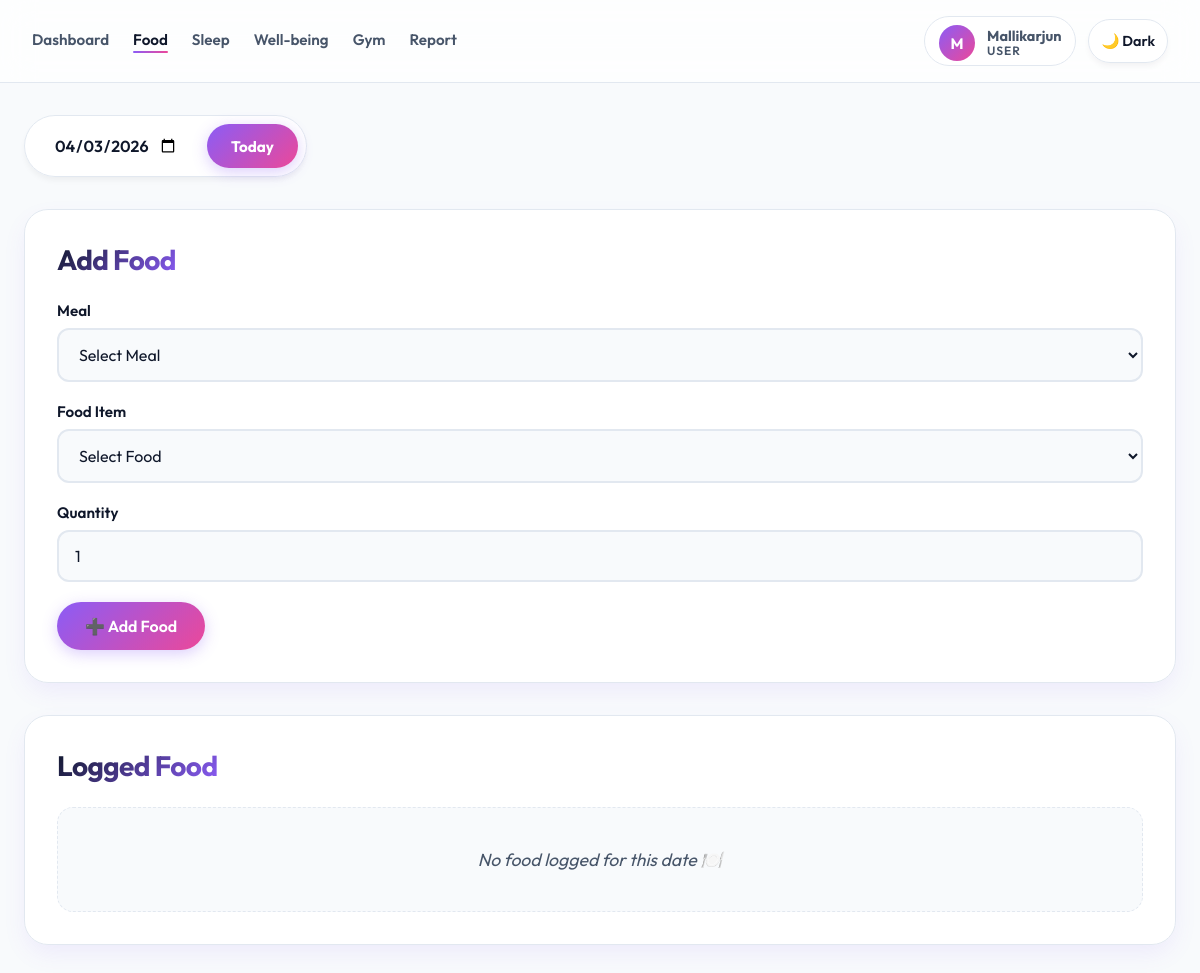
Page /food (signed in) on the committed database.
### tables this page shows
CREATE TABLE "users" (
            id INTEGER PRIMARY KEY AUTOINCREMENT,
            email TEXT UNIQUE NOT NULL,
            password_hash TEXT NOT NULL,
            name TEXT,
            age INTEGER,
            height REAL,
            weight REAL,
            role TEXT NOT NULL DEFAULT 'user',
            is_active INTEGER NOT NULL DEFAULT 1,
            created_at TEXT NOT NULL DEFAULT CURRENT_TIMESTAMP
        );

### app.py (the view, shortened to what this page needs)
@app.route("/food", methods=["GET", "POST"])
@login_required
def food():
    db = get_db()
    selected_date = normalize_selected_date(request.args.get("date", request.form.get("date")))
    food_logs = db.execute(
        "SELECT * FROM food_log WHERE user_id = ? AND date = ? ORDER BY id DESC",
        (current_user.id, selected_date),
    ).fetchall()
    db.close()
    return render_page(
        "food.html",
        active_page="food",
        food_logs=food_logs,
        food_data=FOOD_DATA,
        selected_date=selected_date,
        max_date=date.today().isoformat(),
    )

### app.py (called while the page is built, shortened)
def get_sqlite_path():
    if DATABASE_URL.startswith("sqlite:///"):
        return DATABASE_URL.removeprefix("sqlite:///")
    if DATABASE_URL.startswith("sqlite://"):
        return DATABASE_URL.removeprefix("sqlite://")
    return str(DEFAULT_SQLITE_PATH)

def get_db():
    db = sqlite3.connect(get_sqlite_path())
    db.row_factory = sqlite3.Row
    db.execute("PRAGMA foreign_keys = ON")
    return DBConnection(db, "sqlite")

def get_user_by_id(user_id):
    db = get_db()
    row = db.execute("SELECT * FROM users WHERE id = ?", (user_id,)).fetchone()
    db.close()
    return User(row) if row else None

def render_page(template_name, **context):
    return render_template(template_name, **context)

@login_manager.user_loader
def load_user(user_id):
    return get_user_by_id(int(user_id))

def normalize_selected_date(raw_date):
    today_iso = date.today().isoformat()
    if not raw_date:
        return today_iso
    try:
        parsed = datetime.strptime(raw_date, "%Y-%m-%d").date()
    except ValueError:
        return today_iso
    return min(parsed, date.today()).isoformat()

    @property
    def is_active(self):
        return self.active

    def _rewrite_query(self, query):
        if self.engine == "postgres":
            return query.replace("?", "%s")
        return query

    def execute(self, query, params=()):
        return self._conn.execute(self._rewrite_query(query), params)

    def close(self):
        self._conn.close()

### templates/food.html (shortened to what this page needs)
<!DOCTYPE html>
<html lang="en">
<head>
    <link rel="stylesheet" href="{{ url_for('static', filename='style.css') }}">
    <link rel="stylesheet" href="https://cdnjs.cloudflare.com/ajax/libs/font-awesome/6.5.0/css/all.min.css">
</head>
<body>
{% include "_navbar.html" %}
<div class="page-container">
    <div class="date-control">
        <form method="get">
            <input
                type="date"
                name="date"
                value="{{ selected_date }}"
                max="{{ max_date }}"
                onchange="this.form.submit()"
                class="date-input"
            >
        </form>
        <a href="/food" class="today-btn">Today</a>
    </div>
    <div class="card">
        <h2>Add Food</h2>
        <form method="post" class="food-form">
            <div class="form-row">
                <label>Meal</label>
                <select name="meal" id="mealSelect" required>
                    <option value="">Select Meal</option>
                </select>
            </div>
            <div class="form-row">
                <label>Food Item</label>
                <select name="food" id="foodSelect" required>
                    <option value="">Select Food</option>
                </select>
            </div>
            <div class="form-row">
                <label>Quantity</label>
                <input
                    type="number"
                    name="qty"
                    value="1"
                    step="0.5"
                    min="0.5"
                    required
                >
            </div>
            <button type="submit" class="primary-btn">➕ Add Food</button>
        </form>
    </div>
    <div class="card">
        <h2>Logged Food</h2>
        {% if food_logs %}
        <div class="table-wrapper">
        <table>
            <tr>
                <th>Meal</th>
                <th>Food</th>
                <th>Qty</th>
                <th>Calories</th>
                <th>Protein</th>
                <th>Fat</th>
                <th>Sugar</th>
                <th>Action</th>
            </tr>
            {% for f in food_logs %}
            <tr class="meal-{{ f.meal }}">
                <td>{{ f.meal }}</td>
                <td>{{ f.food }}</td>
                <td>{{ f.qty | round(2) }}</td>
                <td>{{ f.calories | round(2) }}</td>
                <td>{{ f.protein | round(2) }}</td>
                <td>{{ f.fat | round(2) }}</td>
                <td>{{ f.sugar | round(2) }}</td>
                <td class="action-cell">
                    <a href="/food/edit/{{ f.id }}"
                       class="action-btn edit-btn"
                       title="Edit">✏️</a>
                    <form method="post"
                          action="{{ url_for('delete_food', item_id=f.id) }}"
                          class="inline-form"
                          onsubmit="return confirm('Delete this item?')">
                        <input type="hidden" name="date" value="{{ selected_date }}">
                        <button type="submit" class="action-btn delete-btn" title="Delete">🗑</button>
                    </form>
                </td>
            </tr>
            {% endfor %}
        </table>
        </div>
        {% else %}
            <p class="empty-state">No food logged for this date 🍽️</p>
        {% endif %}
    </div>
</div>
</body>
</html>

### templates/_navbar.html (shortened to what this page needs)
<nav class="navbar">
    <div class="nav-left" id="navMenu">
        <a href="{{ url_for('index') }}" class="{{ 'active' if active_page == 'dashboard' else '' }}">Dashboard</a>
        <a href="{{ url_for('food') }}" class="{{ 'active' if active_page == 'food' else '' }}">Food</a>
        <a href="{{ url_for('sleep') }}" class="{{ 'active' if active_page == 'sleep' else '' }}">Sleep</a>
        <a href="{{ url_for('wellbeing') }}" class="{{ 'active' if active_page == 'wellbeing' else '' }}">Well-being</a>
        <a href="{{ url_for('gym') }}" class="{{ 'active' if active_page == 'gym' else '' }}">Gym</a>
        <a href="{{ url_for('report') }}" class="{{ 'active' if active_page == 'report' else '' }}">Report</a>
    </div>
    <div class="nav-right">
        {% if current_user.is_authenticated %}
        <a href="{{ url_for('profile') }}" class="nav-user nav-user-desktop nav-user-link">
            <div class="nav-avatar nav-avatar-fallback">{{ current_user.name[:1] | upper }}</div>
            <div class="nav-user-meta">
                <strong>{{ current_user.name }}</strong>
                <span>{{ current_user.role|title }}</span>
            </div>
        </a>
        {% else %}
        <div class="nav-auth-desktop">
            <a href="{{ url_for('login') }}" class="secondary-btn nav-auth-link">Sign In</a>
            <a href="{{ url_for('register') }}" class="primary-btn nav-auth-link">Create Account</a>
        </div>
        {% endif %}
        <button id="themeToggle" class="theme-btn">Dark</button>
    </div>
</nav>

### rows in the picture
users: name "M", name "Mallikarjun", role "USER"
